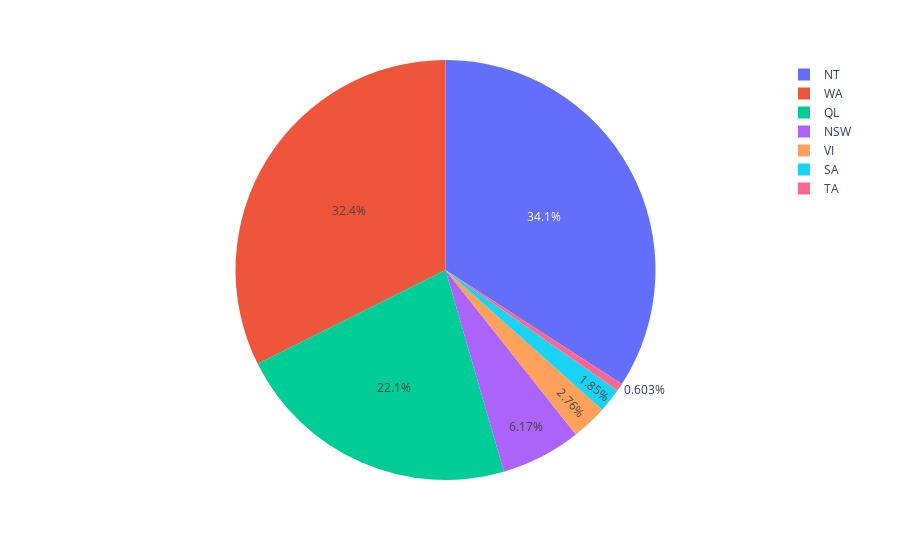

The notebook cell saved with this chart:
### Code cell
fig=px.pie(reg_count , names=reg_count.index , values=reg_count.values)
fig.show()

### Figure 1 — Plotly figure (JSON) as saved in the notebook; plotly's stock layout.template omitted (floating-point values rounded to 4 significant figures)
{"data": [{"domain": {"x": [0, 1], "y": [0, 1]}, "hovertemplate": "Region=%{label}<br>value=%{value}<extra></extra>", "labels": ["NSW", "NT", "QL", "SA", "TA", "VI", "WA"], "legendgroup": "", "name": "", "showlegend": true, "type": "pie", "values": [117412, 649430, 420882, 35160, 11473, 52473, 615968]}], "layout": {"legend": {"tracegroupgap": 0}, "margin": {"t": 60}}}
